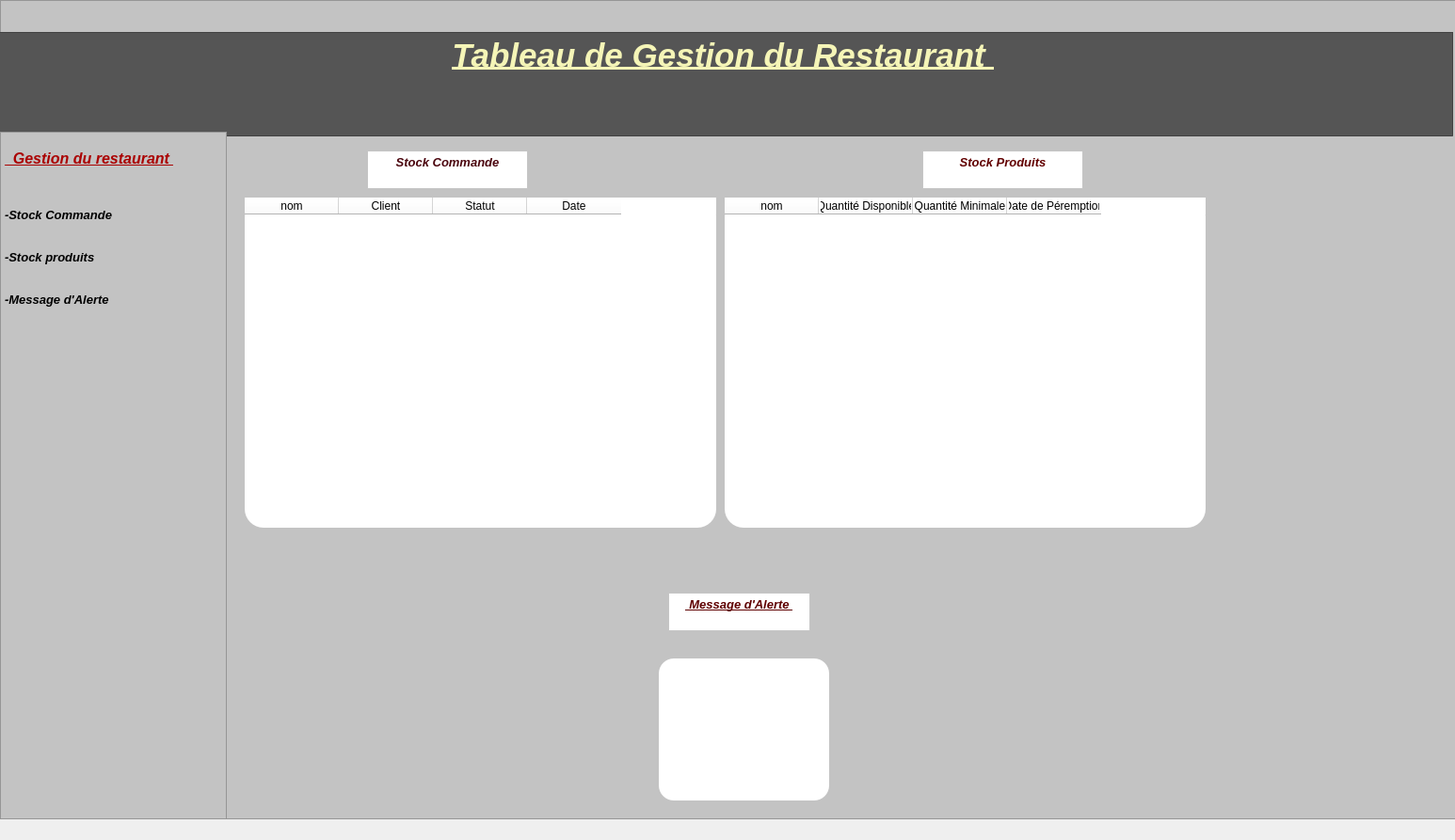
<?xml version="1.0" encoding="UTF-8"?>
<ui version="4.0">
 <class>ViewWindow</class>
 <widget class="QMainWindow" name="ViewWindow">
  <property name="geometry">
   <rect>
    <x>0</x>
    <y>0</y>
    <width>1546</width>
    <height>893</height>
   </rect>
  </property>
  <property name="windowTitle">
   <string>viewWindow</string>
  </property>
  <widget class="QWidget" name="centralwidget">
   <widget class="QFrame" name="frameprincipale">
    <property name="geometry">
     <rect>
      <x>0</x>
      <y>0</y>
      <width>1551</width>
      <height>871</height>
     </rect>
    </property>
    <property name="styleSheet">
     <string notr="true">background-color: rgb(195, 195, 195);</string>
    </property>
    <property name="frameShape">
     <enum>QFrame::Shape::StyledPanel</enum>
    </property>
    <property name="frameShadow">
     <enum>QFrame::Shadow::Raised</enum>
    </property>
    <widget class="QTextEdit" name="tableaude">
     <property name="geometry">
      <rect>
       <x>-7</x>
       <y>34</y>
       <width>1551</width>
       <height>111</height>
      </rect>
     </property>
     <property name="styleSheet">
      <string notr="true">background-color: rgb(0, 0, 0);
background-color: rgb(85, 85, 85);</string>
     </property>
     <property name="html">
      <string>&lt;!DOCTYPE HTML PUBLIC &quot;-//W3C//DTD HTML 4.0//EN&quot; &quot;http://www.w3.org/TR/REC-html40/strict.dtd&quot;&gt;
&lt;html&gt;&lt;head&gt;&lt;meta name=&quot;qrichtext&quot; content=&quot;1&quot; /&gt;&lt;meta charset=&quot;utf-8&quot; /&gt;&lt;style type=&quot;text/css&quot;&gt;
p, li { white-space: pre-wrap; }
hr { height: 1px; border-width: 0; }
li.unchecked::marker { content: &quot;\2610&quot;; }
li.checked::marker { content: &quot;\2612&quot;; }
&lt;/style&gt;&lt;/head&gt;&lt;body style=&quot; font-family:'Segoe UI'; font-size:9pt; font-weight:400; font-style:normal;&quot;&gt;
&lt;p align=&quot;center&quot; style=&quot; margin-top:0px; margin-bottom:0px; margin-left:0px; margin-right:0px; -qt-block-indent:0; text-indent:0px;&quot;&gt;&lt;span style=&quot; font-size:26pt; font-weight:700; font-style:italic; text-decoration: underline; color:#f5f5b7;&quot;&gt;Tableau de Gestion du Restaurant &lt;/span&gt;&lt;/p&gt;&lt;/body&gt;&lt;/html&gt;</string>
     </property>
    </widget>
    <widget class="QTextEdit" name="Gestion">
     <property name="geometry">
      <rect>
       <x>0</x>
       <y>140</y>
       <width>241</width>
       <height>731</height>
      </rect>
     </property>
     <property name="html">
      <string>&lt;!DOCTYPE HTML PUBLIC &quot;-//W3C//DTD HTML 4.0//EN&quot; &quot;http://www.w3.org/TR/REC-html40/strict.dtd&quot;&gt;
&lt;html&gt;&lt;head&gt;&lt;meta name=&quot;qrichtext&quot; content=&quot;1&quot; /&gt;&lt;meta charset=&quot;utf-8&quot; /&gt;&lt;style type=&quot;text/css&quot;&gt;
p, li { white-space: pre-wrap; }
hr { height: 1px; border-width: 0; }
li.unchecked::marker { content: &quot;\2610&quot;; }
li.checked::marker { content: &quot;\2612&quot;; }
&lt;/style&gt;&lt;/head&gt;&lt;body style=&quot; font-family:'Segoe UI'; font-size:9pt; font-weight:400; font-style:normal;&quot;&gt;
&lt;p style=&quot;-qt-paragraph-type:empty; margin-top:0px; margin-bottom:0px; margin-left:0px; margin-right:0px; -qt-block-indent:0; text-indent:0px;&quot;&gt;&lt;br /&gt;&lt;/p&gt;
&lt;p style=&quot; margin-top:0px; margin-bottom:0px; margin-left:0px; margin-right:0px; -qt-block-indent:0; text-indent:0px;&quot;&gt;&lt;span style=&quot; font-size:12pt; font-weight:700; font-style:italic; text-decoration: underline; color:#aa0000;&quot;&gt;  Gestion du restaurant &lt;/span&gt;&lt;/p&gt;
&lt;p style=&quot;-qt-paragraph-type:empty; margin-top:0px; margin-bottom:0px; margin-left:0px; margin-right:0px; -qt-block-indent:0; text-indent:0px; font-size:10pt; font-weight:700; font-style:italic; text-decoration: underline;&quot;&gt;&lt;br /&gt;&lt;/p&gt;
&lt;p style=&quot;-qt-paragraph-type:empty; margin-top:0px; margin-bottom:0px; margin-left:0px; margin-right:0px; -qt-block-indent:0; text-indent:0px;&quot;&gt;&lt;br /&gt;&lt;/p&gt;
&lt;p style=&quot;-qt-paragraph-type:empty; margin-top:0px; margin-bottom:0px; margin-left:0px; margin-right:0px; -qt-block-indent:0; text-indent:0px;&quot;&gt;&lt;br /&gt;&lt;/p&gt;
&lt;p style=&quot; margin-top:0px; margin-bottom:0px; margin-left:0px; margin-right:0px; -qt-block-indent:0; text-indent:0px;&quot;&gt;&lt;span style=&quot; font-size:10pt; font-weight:700; font-style:italic;&quot;&gt;-Stock Commande&lt;/span&gt;&lt;/p&gt;
&lt;p style=&quot;-qt-paragraph-type:empty; margin-top:0px; margin-bottom:0px; margin-left:0px; margin-right:0px; -qt-block-indent:0; text-indent:0px; font-size:10pt; font-weight:700; font-style:italic;&quot;&gt;&lt;br /&gt;&lt;/p&gt;
&lt;p style=&quot;-qt-paragraph-type:empty; margin-top:0px; margin-bottom:0px; margin-left:0px; margin-right:0px; -qt-block-indent:0; text-indent:0px; font-size:10pt; font-weight:700; font-style:italic;&quot;&gt;&lt;br /&gt;&lt;/p&gt;
&lt;p style=&quot; margin-top:0px; margin-bottom:0px; margin-left:0px; margin-right:0px; -qt-block-indent:0; text-indent:0px;&quot;&gt;&lt;span style=&quot; font-size:10pt; font-weight:700; font-style:italic;&quot;&gt;-Stock produits&lt;/span&gt;&lt;/p&gt;
&lt;p style=&quot;-qt-paragraph-type:empty; margin-top:0px; margin-bottom:0px; margin-left:0px; margin-right:0px; -qt-block-indent:0; text-indent:0px; font-size:10pt; font-weight:700; font-style:italic;&quot;&gt;&lt;br /&gt;&lt;/p&gt;
&lt;p style=&quot;-qt-paragraph-type:empty; margin-top:0px; margin-bottom:0px; margin-left:0px; margin-right:0px; -qt-block-indent:0; text-indent:0px; font-size:10pt; font-weight:700; font-style:italic;&quot;&gt;&lt;br /&gt;&lt;/p&gt;
&lt;p style=&quot; margin-top:0px; margin-bottom:0px; margin-left:0px; margin-right:0px; -qt-block-indent:0; text-indent:0px;&quot;&gt;&lt;span style=&quot; font-size:10pt; font-weight:700; font-style:italic;&quot;&gt;-Message d'Alerte &lt;/span&gt;&lt;/p&gt;&lt;/body&gt;&lt;/html&gt;</string>
     </property>
    </widget>
    <widget class="QTableWidget" name="Tableproduit">
     <property name="geometry">
      <rect>
       <x>770</x>
       <y>210</y>
       <width>511</width>
       <height>351</height>
      </rect>
     </property>
     <property name="styleSheet">
      <string notr="true">background-color: rgb(255, 255, 255);
border-color: rgb(255, 255, 255);
border-radius: 20px;</string>
     </property>
     <column>
      <property name="text">
       <string>nom</string>
      </property>
     </column>
     <column>
      <property name="text">
       <string>Quantité Disponible</string>
      </property>
     </column>
     <column>
      <property name="text">
       <string>Quantité Minimale</string>
      </property>
     </column>
     <column>
      <property name="text">
       <string>Date de Péremption</string>
      </property>
     </column>
    </widget>
    <widget class="QTextEdit" name="stockproduits">
     <property name="geometry">
      <rect>
       <x>980</x>
       <y>160</y>
       <width>171</width>
       <height>41</height>
      </rect>
     </property>
     <property name="styleSheet">
      <string notr="true">background-color: rgb(255, 255, 255);</string>
     </property>
     <property name="html">
      <string>&lt;!DOCTYPE HTML PUBLIC &quot;-//W3C//DTD HTML 4.0//EN&quot; &quot;http://www.w3.org/TR/REC-html40/strict.dtd&quot;&gt;
&lt;html&gt;&lt;head&gt;&lt;meta name=&quot;qrichtext&quot; content=&quot;1&quot; /&gt;&lt;meta charset=&quot;utf-8&quot; /&gt;&lt;style type=&quot;text/css&quot;&gt;
p, li { white-space: pre-wrap; }
hr { height: 1px; border-width: 0; }
li.unchecked::marker { content: &quot;\2610&quot;; }
li.checked::marker { content: &quot;\2612&quot;; }
&lt;/style&gt;&lt;/head&gt;&lt;body style=&quot; font-family:'Segoe UI'; font-size:9pt; font-weight:400; font-style:normal;&quot;&gt;
&lt;p align=&quot;center&quot; style=&quot; margin-top:0px; margin-bottom:0px; margin-left:0px; margin-right:0px; -qt-block-indent:0; text-indent:0px;&quot;&gt;&lt;span style=&quot; font-size:10pt; font-weight:700; font-style:italic; color:#620000;&quot;&gt;Stock Produits&lt;/span&gt;&lt;/p&gt;&lt;/body&gt;&lt;/html&gt;</string>
     </property>
    </widget>
    <widget class="QTextEdit" name="stockcommande">
     <property name="geometry">
      <rect>
       <x>390</x>
       <y>160</y>
       <width>171</width>
       <height>41</height>
      </rect>
     </property>
     <property name="styleSheet">
      <string notr="true">background-color: rgb(255, 255, 255);</string>
     </property>
     <property name="html">
      <string>&lt;!DOCTYPE HTML PUBLIC &quot;-//W3C//DTD HTML 4.0//EN&quot; &quot;http://www.w3.org/TR/REC-html40/strict.dtd&quot;&gt;
&lt;html&gt;&lt;head&gt;&lt;meta name=&quot;qrichtext&quot; content=&quot;1&quot; /&gt;&lt;meta charset=&quot;utf-8&quot; /&gt;&lt;style type=&quot;text/css&quot;&gt;
p, li { white-space: pre-wrap; }
hr { height: 1px; border-width: 0; }
li.unchecked::marker { content: &quot;\2610&quot;; }
li.checked::marker { content: &quot;\2612&quot;; }
&lt;/style&gt;&lt;/head&gt;&lt;body style=&quot; font-family:'Segoe UI'; font-size:9pt; font-weight:400; font-style:normal;&quot;&gt;
&lt;p align=&quot;center&quot; style=&quot; margin-top:0px; margin-bottom:0px; margin-left:0px; margin-right:0px; -qt-block-indent:0; text-indent:0px;&quot;&gt;&lt;span style=&quot; font-size:10pt; font-weight:700; font-style:italic; color:#4b050e;&quot;&gt;Stock Commande&lt;/span&gt;&lt;/p&gt;&lt;/body&gt;&lt;/html&gt;</string>
     </property>
    </widget>
    <widget class="QTableWidget" name="commande">
     <property name="geometry">
      <rect>
       <x>260</x>
       <y>210</y>
       <width>501</width>
       <height>351</height>
      </rect>
     </property>
     <property name="styleSheet">
      <string notr="true">background-color: rgb(255, 255, 255);
border-radius:20px;</string>
     </property>
     <column>
      <property name="text">
       <string>nom</string>
      </property>
     </column>
     <column>
      <property name="text">
       <string>Client</string>
      </property>
     </column>
     <column>
      <property name="text">
       <string>Statut</string>
      </property>
     </column>
     <column>
      <property name="text">
       <string>Date</string>
      </property>
     </column>
    </widget>
    <widget class="QTextEdit" name="textEdit_3">
     <property name="geometry">
      <rect>
       <x>710</x>
       <y>630</y>
       <width>151</width>
       <height>41</height>
      </rect>
     </property>
     <property name="styleSheet">
      <string notr="true">background-color: rgb(255, 255, 255);</string>
     </property>
     <property name="html">
      <string>&lt;!DOCTYPE HTML PUBLIC &quot;-//W3C//DTD HTML 4.0//EN&quot; &quot;http://www.w3.org/TR/REC-html40/strict.dtd&quot;&gt;
&lt;html&gt;&lt;head&gt;&lt;meta name=&quot;qrichtext&quot; content=&quot;1&quot; /&gt;&lt;meta charset=&quot;utf-8&quot; /&gt;&lt;style type=&quot;text/css&quot;&gt;
p, li { white-space: pre-wrap; }
hr { height: 1px; border-width: 0; }
li.unchecked::marker { content: &quot;\2610&quot;; }
li.checked::marker { content: &quot;\2612&quot;; }
&lt;/style&gt;&lt;/head&gt;&lt;body style=&quot; font-family:'Segoe UI'; font-size:9pt; font-weight:400; font-style:normal;&quot;&gt;
&lt;p align=&quot;center&quot; style=&quot; margin-top:0px; margin-bottom:0px; margin-left:0px; margin-right:0px; -qt-block-indent:0; text-indent:0px;&quot;&gt;&lt;span style=&quot; font-size:10pt; font-weight:700; font-style:italic; text-decoration: underline; color:#5f0000;&quot;&gt; Message d'Alerte &lt;/span&gt;&lt;/p&gt;&lt;/body&gt;&lt;/html&gt;</string>
     </property>
    </widget>
    <widget class="QTextEdit" name="Messagedalerte">
     <property name="geometry">
      <rect>
       <x>700</x>
       <y>700</y>
       <width>181</width>
       <height>151</height>
      </rect>
     </property>
     <property name="styleSheet">
      <string notr="true">background-color: rgb(255, 255, 255);
border-radius:16px;</string>
     </property>
    </widget>
   </widget>
  </widget>
 </widget>
 <resources/>
 <connections/>
</ui>
